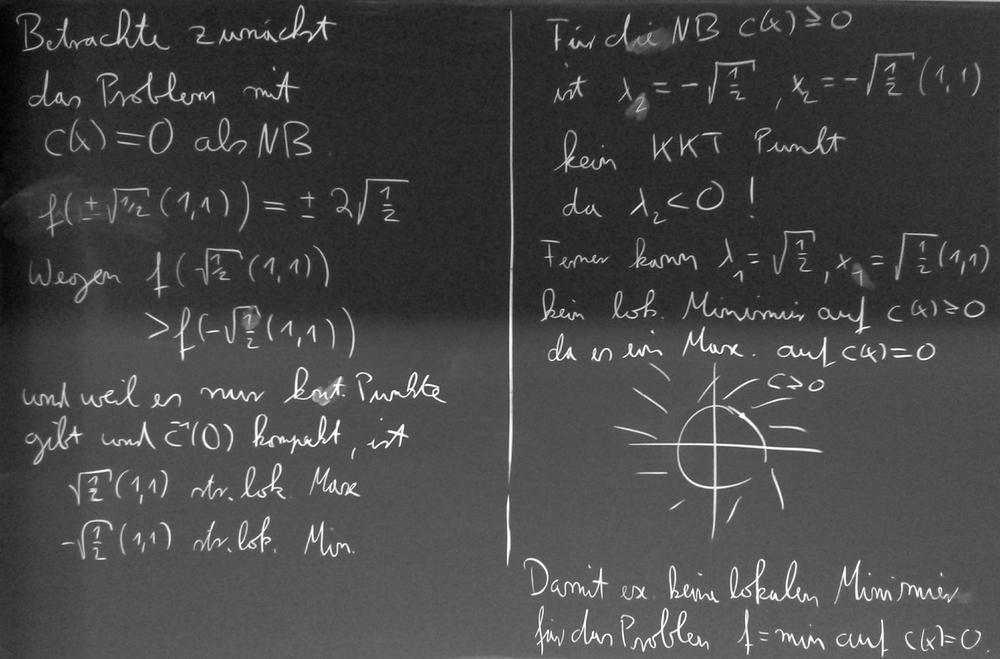
//> input picture isodata/blackboard.png, 1000 x 659 px, shrunk from 2296 x 1512 before the run
$ ./main blackboard.png   (built with g++ and OpenCV 4)
//> lines starting //> are read from the running program, lines starting //| are printed output that depends on the picture
### isodata/improc.h
#ifndef IMPROC_H
#define IMPROC_H

#include <opencv2/opencv.hpp>

/** \brief Compute the dilation of the image using the given window size.
 * \param[in] in
 * \param[out] out
 * \param[in] windowSize
 */
void dilation(const cv::Mat & in, cv::Mat out, int windowSize)
{
    for (int x = 0; x < in.cols; x++)
    {
        for (int y = 0; y < in.rows; y++)
        {
            // Find the max over this window
            uchar sup = 0;
            for (int _x = std::max(0, x - windowSize); _x <= std::min(in.cols - 1, x + windowSize); _x ++)
            {
                for (int _y = std::max(0, y - windowSize); _y <= std::min(in.rows - 1, y + windowSize); _y ++)
                {
                    const uchar val = in.at<uchar>(_y,_x);
                    if (val > sup)
                    {
                        sup = val;
                    }
                }
            }
            out.at<uchar>(y,x) = sup;

        }
    }
}

/** \brief Compute the erosion of the image using the given window size.
 * \param[in] in
 * \param[out] out
 * \param[in] windowSize
 */
void erosion(const cv::Mat & in, cv::Mat out, int windowSize)
{
    for (int x = 0; x < in.cols; x++)
    {
        for (int y = 0; y < in.rows; y++)
        {
            // Find the max over this window
            uchar inf = 255;
            for (int _x = std::max(0, x - windowSize); _x <= std::min(in.cols - 1, x + windowSize); _x ++)
            {
                for (int _y = std::max(0, y - windowSize); _y <= std::min(in.rows - 1, y + windowSize); _y ++)
                {
                    const uchar val = in.at<uchar>(_y,_x);
                    if (val < inf)
                    {
                        inf = val;
                    }
                }
            }
            out.at<uchar>(y,x) = inf;

        }
    }
}

/** \brief Compute the opening of the image (i.e. erosion and dilation) using the given image size.
 * \param[in] in
 * \param[out] out
 * \param[in] windowSize
 */
void opening(const cv::Mat & in, cv::Mat & out, int windowSize)
{
    cv::Mat tempOut = cv::Mat::zeros(in.rows, in.cols, CV_8UC1);
    erosion(in, tempOut, windowSize);
    dilation(tempOut, out, windowSize);
}

/** \brief Compute the closing of the image (i.e. dilation and erosion) using the given image size.
 * \param[in] in
 * \param[out] out
 * \param[in] windowSize
 */
// [6 lines left out: function closing, not called in this run]

/** \brief Threshold the given image.
 * \param[in] in
 * \param[out] out
 * \param[in] threshold
 */
void threshold(const cv::Mat & in, cv::Mat & out, uchar threshold)
{
    for (int x = 0; x < in.cols; x++)
    {
        for (int y = 0; y < in.rows; y++)
        {
            if (in.at<uchar>(y,x) < threshold)
            {
                out.at<uchar>(y,x) = 0;
            }
            else
            {
                out.at<uchar>(y,x) = 255;
            }
        }
    }
}

/** \brief Compute of size 256 for the given image which is returned as in array.
 * \param[in] in
 * \return hist
 */
int* computeHistogram(const cv::Mat & in)
{
    auto hist = new int[256];
    for (int i = 0; i < 256; i++)
    {
        hist[i] = 0;
    }

    for (int x = 0; x < in.cols; x++)
    {
        for (int y = 0; y < in.rows; y++)
        {
            hist[static_cast<int>(in.at<uchar>(y,x))]++;
        }
    }
    return hist;
}

/** \brief Compute the cumulative histogram of size 256 for the given image which.
 * \param[in] hist
 * \return cumsum
 */
int* computeCumulativeHistogram(const int* hist)
{
    auto cumsum = new int[256];
    cumsum[0] = hist[0];
    for (int i = 1; i < 256; i++)
    {
        cumsum[i] = hist[i] + cumsum[i-1];
    }
    return cumsum;
}

/** \brief Apply the isodata algorithm on the given image
 * \param[in] in
 * \param[out] out
 */
void isodata(const cv::Mat & in, cv::Mat out)
{
    // Compute a histogram and a cumulative histogram
    int* hist = computeHistogram(in);
    int* cumsum = computeCumulativeHistogram(hist);
    // Set up the multiplied histogram
    for (int i = 0; i < 256; i++)
    {
        hist[i] *= i;
    }
    int* cumsum2 = computeCumulativeHistogram(hist);

    // Set up the fixed point function
    auto phi = [cumsum2, cumsum](float f) -> float {
        int i = static_cast<int>(f);
        return 0.5f*(cumsum2[i]/cumsum[i] + (cumsum2[255] - cumsum2[i])/(cumsum[255] - cumsum[i]));
    };

    float theta = 0.5*255;
    do {
        float newTheta = phi(theta);
        if (std::abs(theta - newTheta) < 1e-3)
        {
            break;
        }
        theta = newTheta;
    } while(true);

    threshold(in, out, static_cast<int>(std::round(theta)));
    delete[] hist;
    delete[] cumsum;
    delete[] cumsum2;
}

#endif

### isodata/main.cpp
#include <opencv2/opencv.hpp>
#include <stdlib.h>
#include <stdio.h>
#include <iostream>
#include "improc.h"

cv::Mat inputImage, outputImage, outputImage2, openedImage;

const char* windowOrigName = "Original Image";
const char* windowFilterNamed = "Filtered Image";
const char* windowFilterNamed2 = "Filtered Image (isodata)";

int windowSize = 3;

void filterImage(int, void*)
{
    opening(inputImage, openedImage, windowSize);
    cv::Mat processed = inputImage - openedImage;
    isodata(processed, outputImage2);
    cv::imshow(windowFilterNamed2, outputImage2);

}

int main(int argc, char** argv)
{
    inputImage = cv::imread( argv[1] );
//> inputImage is the input picture: 659 rows x 1000 cols, CV_8UC3; min 0, max 255, mean 70.7

    if( !inputImage.data )
    {
        std::cout << "Input image" << std::endl;
        return -1;
    }

    cv::cvtColor(inputImage, inputImage, CV_BGR2GRAY);
//> inputImage: 659 rows x 1000 cols, CV_8UC1

    outputImage.create(inputImage.size(), CV_8UC1);
    openedImage.create(inputImage.size(), CV_8UC1);
    outputImage2.create(inputImage.size(), CV_8UC1);

    cv::namedWindow(windowOrigName, cv::WINDOW_NORMAL);
    cv::namedWindow(windowFilterNamed, cv::WINDOW_NORMAL);
    cv::namedWindow(windowFilterNamed2, cv::WINDOW_NORMAL);

    cv::imshow(windowOrigName, inputImage);
    isodata(inputImage, outputImage);
//> the loop in isodata, `do` made 4 passes
//> (newTheta, theta) on passes 1 to 3: (122.5, 122.5), (121, 121), (120.5, 120.5)
//> newTheta on pass 4: 120.5
//> after the loop in threshold, `for (int x = 0; x < in.cols; x++)`:
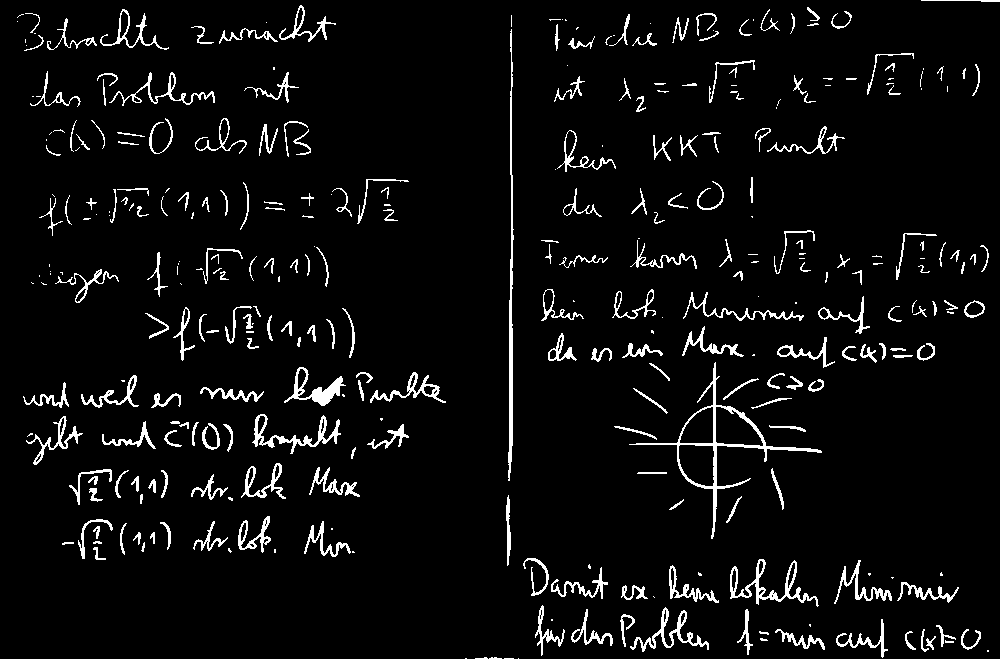
//> out: 659 rows x 1000 cols, CV_8UC1; 5% white in thin lines or dots

    cv::imshow(windowFilterNamed, outputImage);

    cv::createTrackbar("Window size:", windowFilterNamed2, &windowSize, 10, filterImage);

    filterImage(0,0);
//> after the loop in erosion, `for (int x = 0; x < in.cols; x++)`:
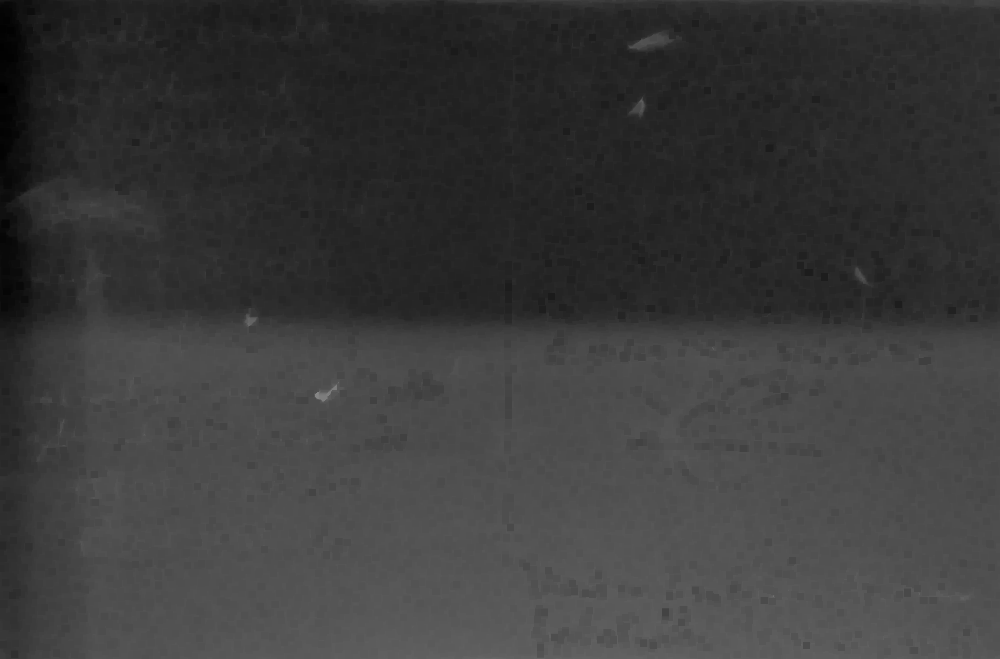
//> out: 659 rows x 1000 cols, CV_8UC1; min 0, max 135, mean 58.4
//> in filterImage, `cv::Mat processed = inputImage - openedImage;`:
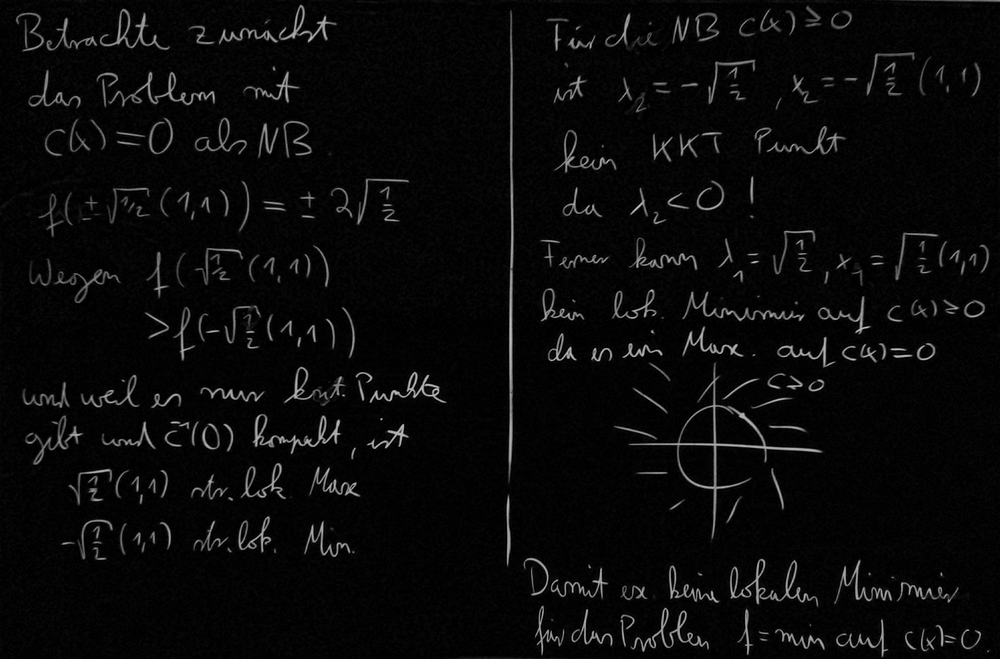
//> processed: 659 rows x 1000 cols, CV_8UC1; min 0, max 200, mean 9.5
//> the loop in isodata (call 2), `do` made 6 passes
//> (newTheta, theta) on passes 1 to 5: (78, 78), (62.5, 62.5), (58, 58), (57, 57), (56.5, 56.5)
//> newTheta on pass 6: 56.5
//> call 2 of threshold, with threshold = 57
//> after the loop in threshold (call 2), `for (int x = 0; x < in.cols; x++)`:
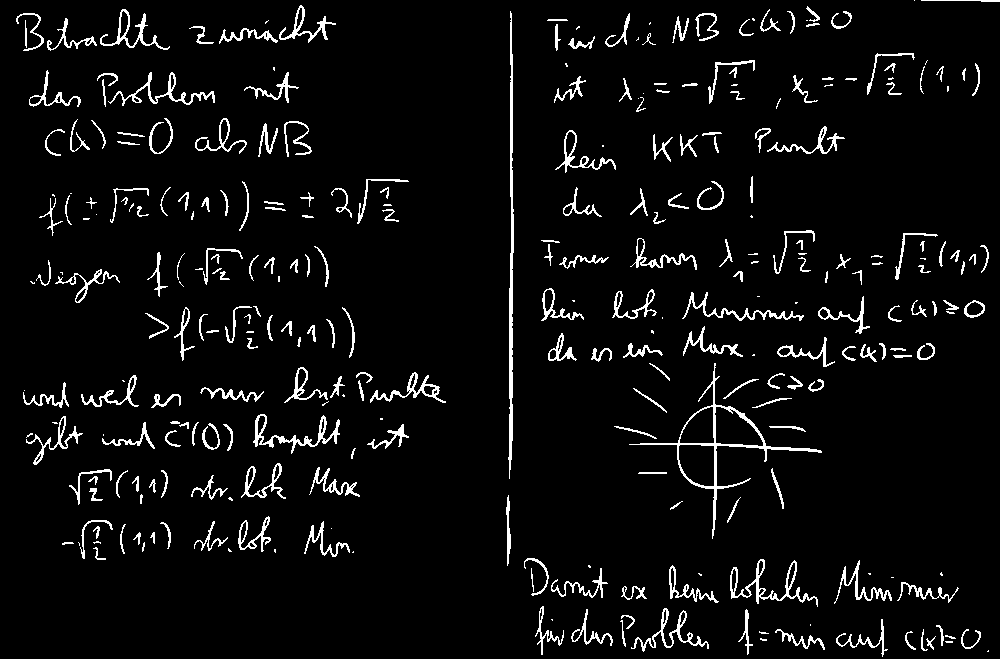
//> out: 659 rows x 1000 cols, CV_8UC1; 5.1% white in thin lines or dots

    cv::waitKey();

    return 0;
}
